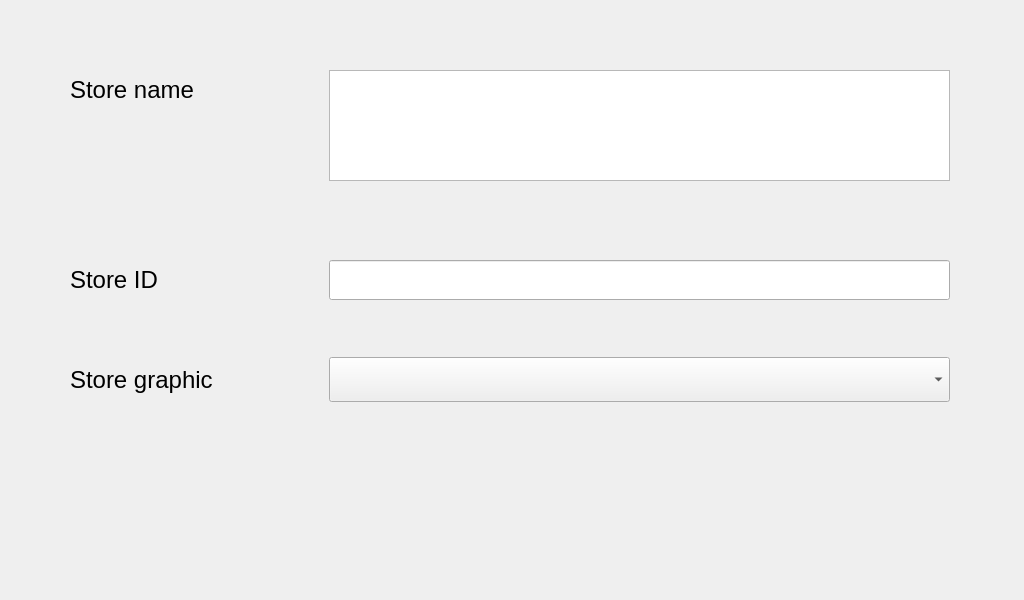
<?xml version="1.0" encoding="UTF-8"?>
<ui version="4.0">
 <class>storeInformation</class>
 <widget class="QWidget" name="storeInformation">
  <property name="geometry">
   <rect>
    <x>0</x>
    <y>0</y>
    <width>1024</width>
    <height>600</height>
   </rect>
  </property>
  <property name="windowTitle">
   <string>Dialog</string>
  </property>
  <widget class="QLabel" name="lblStoreName">
   <property name="geometry">
    <rect>
     <x>70</x>
     <y>70</y>
     <width>261</width>
     <height>40</height>
    </rect>
   </property>
   <property name="font">
    <font>
     <pointsize>18</pointsize>
    </font>
   </property>
   <property name="text">
    <string>Store name</string>
   </property>
  </widget>
  <widget class="QPlainTextEdit" name="txtStoreName">
   <property name="geometry">
    <rect>
     <x>329</x>
     <y>70</y>
     <width>621</width>
     <height>111</height>
    </rect>
   </property>
  </widget>
  <widget class="QLabel" name="lblStoreID">
   <property name="geometry">
    <rect>
     <x>70</x>
     <y>260</y>
     <width>261</width>
     <height>40</height>
    </rect>
   </property>
   <property name="font">
    <font>
     <pointsize>18</pointsize>
    </font>
   </property>
   <property name="text">
    <string>Store ID</string>
   </property>
  </widget>
  <widget class="QLabel" name="lblStoreGraphic">
   <property name="geometry">
    <rect>
     <x>70</x>
     <y>360</y>
     <width>261</width>
     <height>40</height>
    </rect>
   </property>
   <property name="font">
    <font>
     <pointsize>18</pointsize>
    </font>
   </property>
   <property name="text">
    <string>Store graphic</string>
   </property>
  </widget>
  <widget class="hobart::numericLineEdit" name="txtStoreID">
   <property name="geometry">
    <rect>
     <x>329</x>
     <y>260</y>
     <width>621</width>
     <height>40</height>
    </rect>
   </property>
   <property name="maxLength">
    <number>20</number>
   </property>
  </widget>
  <widget class="QComboBox" name="cbStoreGraphic">
   <property name="geometry">
    <rect>
     <x>329</x>
     <y>357</y>
     <width>621</width>
     <height>45</height>
    </rect>
   </property>
   <property name="font">
    <font>
     <pointsize>22</pointsize>
    </font>
   </property>
  </widget>
 </widget>
 <customwidgets>
  <customwidget>
   <class>hobart::numericLineEdit</class>
   <extends>QLineEdit</extends>
   <header location="global">numericlineedit.h</header>
  </customwidget>
 </customwidgets>
 <resources/>
 <connections/>
</ui>
